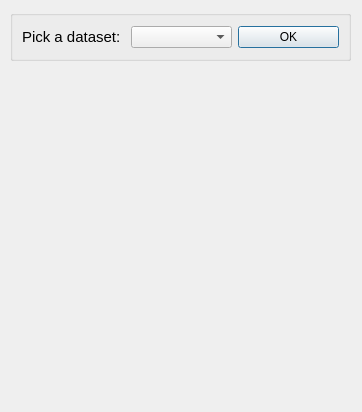
<?xml version="1.0" encoding="UTF-8"?>
<ui version="4.0">
 <class>HistogramClass</class>
 <widget class="QDialog" name="HistogramClass">
  <property name="geometry">
   <rect>
    <x>0</x>
    <y>0</y>
    <width>362</width>
    <height>412</height>
   </rect>
  </property>
  <property name="windowTitle">
   <string>Dialog</string>
  </property>
  <widget class="QGroupBox" name="groupBox">
   <property name="geometry">
    <rect>
     <x>10</x>
     <y>10</y>
     <width>341</width>
     <height>51</height>
    </rect>
   </property>
   <property name="title">
    <string/>
   </property>
   <layout class="QHBoxLayout" name="horizontalLayout">
    <item>
     <widget class="QLabel" name="label">
      <property name="font">
       <font>
        <pointsize>11</pointsize>
       </font>
      </property>
      <property name="lineWidth">
       <number>2</number>
      </property>
      <property name="text">
       <string>Pick a dataset: </string>
      </property>
     </widget>
    </item>
    <item>
     <widget class="QComboBox" name="comboBox"/>
    </item>
    <item>
     <widget class="QPushButton" name="okButton">
      <property name="text">
       <string>OK</string>
      </property>
     </widget>
    </item>
   </layout>
  </widget>
  <widget class="QCustomPlot" name="customPlot" native="true">
   <property name="geometry">
    <rect>
     <x>10</x>
     <y>71</y>
     <width>341</width>
     <height>331</height>
    </rect>
   </property>
   <property name="mouseTracking">
    <bool>true</bool>
   </property>
  </widget>
 </widget>
 <customwidgets>
  <customwidget>
   <class>QCustomPlot</class>
   <extends>QWidget</extends>
   <header>qcustomplot.h</header>
   <container>1</container>
  </customwidget>
 </customwidgets>
 <resources/>
 <connections/>
</ui>
